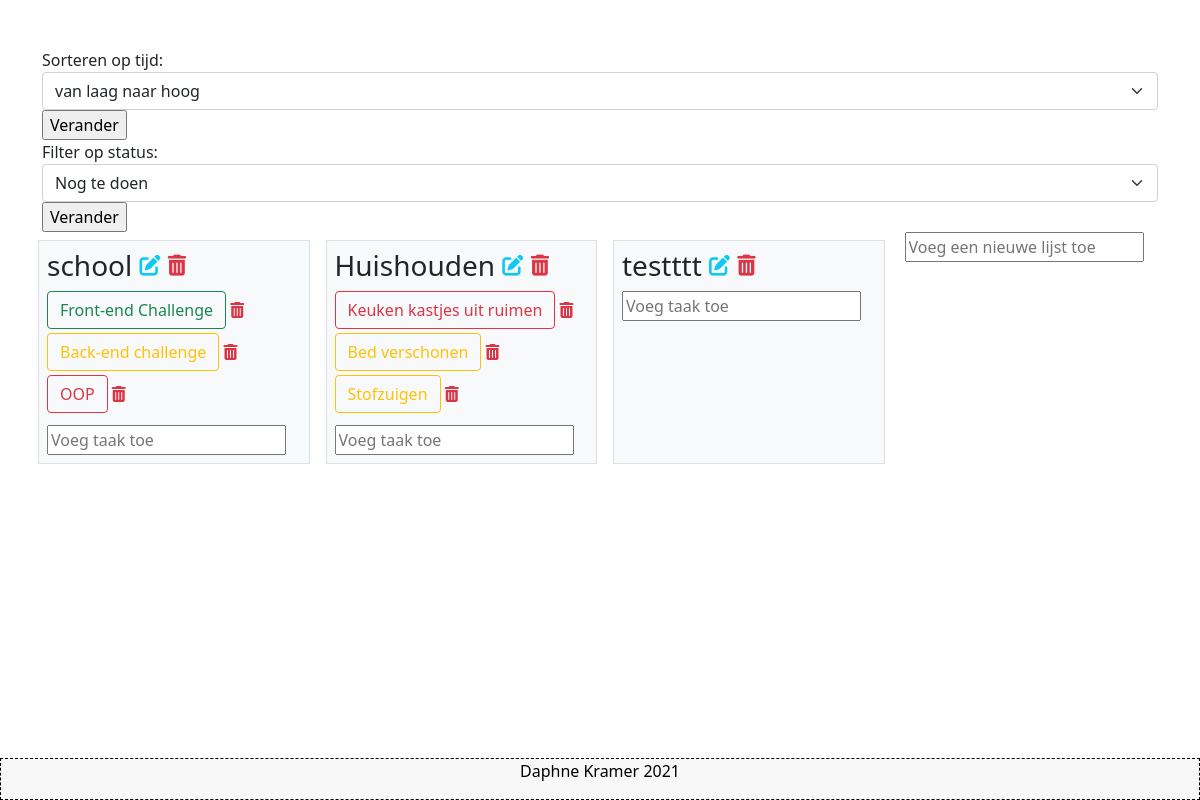
The page / on the database its author committed.
### tables this page shows
CREATE TABLE `list` (
  `id` int(11) NOT NULL,
  `listname` varchar(255) DEFAULT NULL
);

CREATE TABLE `tasks` (
  `id` int(11) NOT NULL,
  `listid` int(11) NOT NULL,
  `task` varchar(255) NOT NULL,
  `description` varchar(1000) DEFAULT NULL,
  `time` int(255) DEFAULT NULL,
  `status` int(11) NOT NULL
);

### includes/model.php (called while the page is built, shortened)
<?php
function connectDatabase(){
    $servername = "localhost";
    $username = "root";
    $password = "mysql";
    $dbname = 'back-end-challenge';
    try {
        $connect = new PDO("mysql:host=$servername;dbname=$dbname", $username, $password);
        $connect->setAttribute(PDO::ATTR_ERRMODE, PDO::ERRMODE_EXCEPTION);
        return $connect;
    }
    catch(PDOException $e)
        {
        $e->getMessage();
        }
}
function getLists(){
    $connect = connectDatabase();
    $query = $connect->prepare("SELECT id AS idlist, listname FROM list");
    $query->execute();
    return $query->fetchAll();
}
function getTasks($listid, $sortTask, $order){
    $connect = connectDatabase();
    if ($order == null){
        $order = "";
    }
    if ($sortTask == null){
        $query = $connect->prepare("SELECT tasks.id AS taskid, listid, task, description, time, status.id AS statusid, status.status AS status FROM tasks INNER JOIN status on tasks.status = status.id WHERE listid = :listid");
        $query->execute(["listid" => $listid]);
    } else {
        $query = $connect->prepare("SELECT tasks.id AS taskid, listid, task, description, time, status.id AS statusid, status.status AS status FROM tasks INNER JOIN status on tasks.status = status.id WHERE listid = $listid $sortTask $order");
        $query->execute();
    }
    return $query->fetchAll();
}
function getStatus(){
    $connect = connectDatabase();
    $query = $connect->prepare("SELECT * FROM status");
    $query->execute();
    return $query->fetchAll();
}
?>

### includes/validation.php (called while the page is built, shortened)
<?php
include("includes/model.php");
$data = getLists();
$status = getStatus();
 ?>

### includes/content.php (the view, shortened to what this page needs)
<?php
include("includes/validation.php");
?>
<div class="row">
    <form method="post" action="<?php echo $_SERVER['PHP_SELF']; ?>">
      <label for="optie-select">Sorteren op tijd:</label>
      <select class="form-select" name="order" id="optie-select">
          <option value="ASC">van laag naar hoog</option>
      </select>
      <input type ="submit" value="Verander"><br>
    </form>
    <form method="post" action="<?php echo $_SERVER['PHP_SELF']; ?>">
      <label for="optie-select">Filter op status:</label>
      <select name="options" class="form-select">
        <?php foreach($status as $statusdata){?>
            <option value="AND status.id = <?php echo $statusdata['id'];?>" ><?php echo $statusdata['status'];?></option>
        <?php } ?>
        </select>
      <input type ="submit" value="Verander">
    </form>
<?php foreach($data as $list){ ?>
    <div class="col-sm bg-light border m-2 p-2">
        <form class = "form" action = "<?php echo htmlspecialchars($_SERVER["PHP_SELF"]);?>" method="post">
            <h3 id="title<?php echo $list["listname"] ?>">
                <?php echo $list["listname"]?> <a id="edittitle" onclick="editTitle('<?php echo $list['listname']?>')" class="text-info"><i class="fas fa-edit fa-xs"></i></a>
                <a class="text-danger" href="index.php?idlist=<?php echo $list["idlist"];?>" onclick="return confirm('Weet je zeker dat je deze lijst wilt verwijderen?');"><i class="fas fa-trash-alt fa-xs"></i></a>
            </h3>
            </form>
            <?php
            $data1 = getTasks($list["idlist"], $_POST["options"], $_POST["order"]);
            foreach($data1 as $task){
                ?><a  type="button" class="btn <?php if ($task['status'] == "Klaar") echo 'btn-outline-success'; if ($task['status'] == "Mee bezig") echo 'btn-outline-warning'; if ($task['status'] == "Nog te doen") echo 'btn-outline-danger'; ?>  mb-1" onclick="showtaskdetails(<?php echo $task['taskid']; ?>);"><?php echo $task["task"]; ?></a>  <a class="text-danger" href="index.php?taskid=<?php echo $task["taskid"];?>" onclick="return confirm('Weet je zeker dat je deze taak wilt verwijderen?');"><i class="fas fa-trash-alt"></i></a> <br>
                <?php
            }
        ?>
        <form class = "form mt-2" action = "<?php echo htmlspecialchars($_SERVER["PHP_SELF"]);?>" method="post">
            <input type="text" name="task" placeholder = "Voeg taak toe"/>
        </form>
    </div>
    <?php
        }
    ?>
    <div class="col-sm">
        <form class = "form" action = "<?php echo htmlspecialchars($_SERVER["PHP_SELF"]);?>" method="post">
            <input type="text" name="listname" placeholder = "Voeg een nieuwe lijst toe"/><span> <?php echo $listnameErr;?></span>
        </form>
    </div>
</div>

### index.php (shortened to what this page needs)
<!DOCTYPE html>
<html lang="en">
<head>
    <link href="https://cdn.jsdelivr.net/npm/bootstrap@5.0.0-beta2/dist/css/bootstrap.min.css" rel="stylesheet">
    <link rel="stylesheet" href="css/style.css">
</head>
<body>
    <div class="container pt-5">
        <?php
        include('includes/content.php');
        ?>
    </div>
<div class="footer">
  <p>Daphne Kramer 2021</p>
</div>
</body>
</html>

### css/style.css (style rules this page uses)
.footer { position: fixed; left: 0; bottom: 0; width: 100%; background-color: rgb(248, 248, 248); border: 1px dashed black; color: black; text-align: center; }

### rows shown on the page
list: listname "school"
tasks: task "Front-end Challenge"
tasks: task "Back-end challenge"
tasks: task "OOP"
list: listname "Huishouden"
tasks: task "Keuken kastjes uit ruimen"
tasks: task "Bed verschonen"
tasks: task "Stofzuigen"
list: listname "testttt"

### other values the page prints
form field options "Nog te doen"
